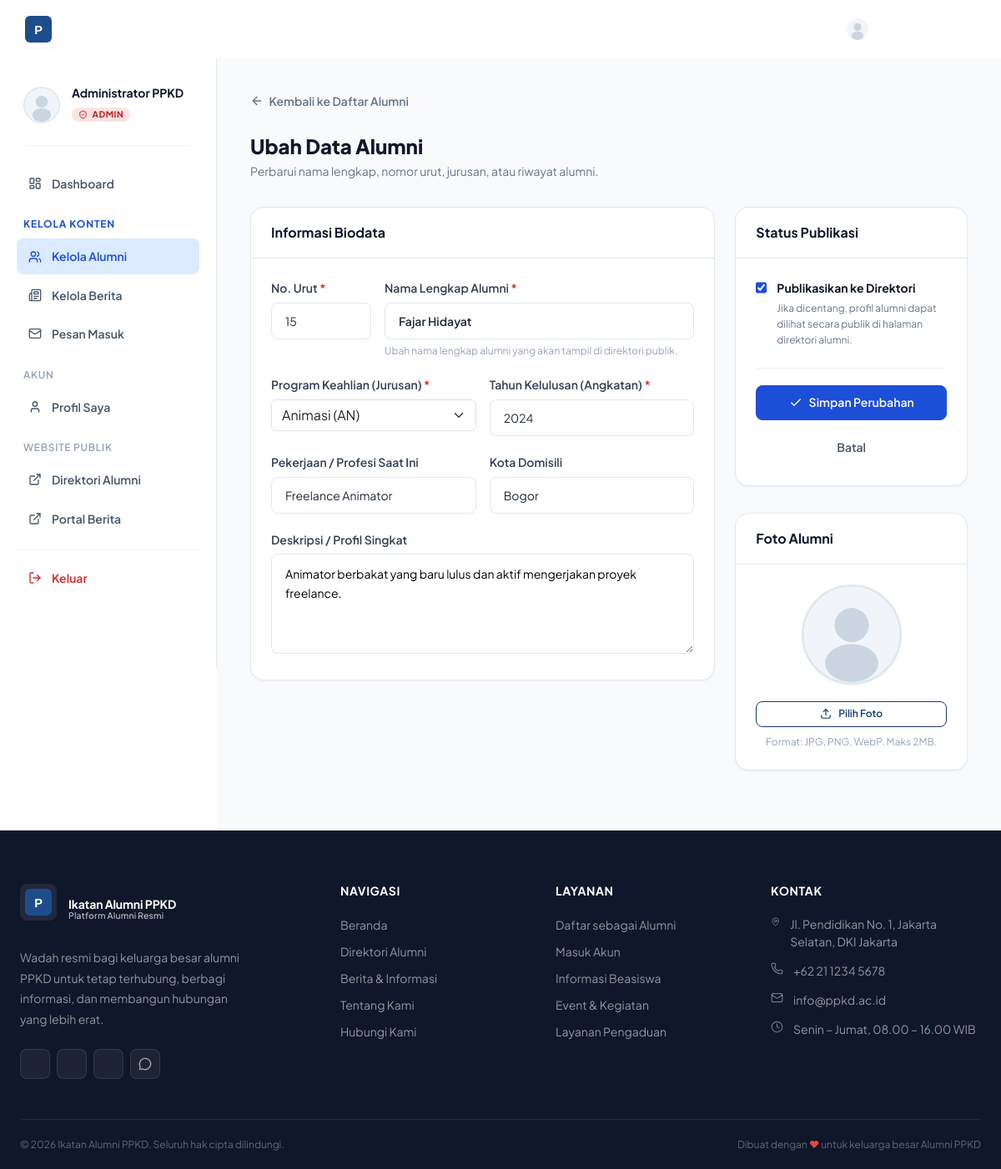
The page /dashboard/alumni-edit.php?id=15 (signed in) on the database its author committed.
### tables this page shows
CREATE TABLE `alumni` (
  `id`            INT UNSIGNED    NOT NULL AUTO_INCREMENT,
  `user_id`       INT UNSIGNED    DEFAULT NULL,
  `nomor_urut`    INT UNSIGNED    NOT NULL,
  `nama_lengkap`  VARCHAR(200)    NOT NULL,
  `jurusan_id`    INT UNSIGNED    NOT NULL,
  `tahun_lulus`   YEAR(4)         NOT NULL,
  `foto`          VARCHAR(255)    DEFAULT NULL,
  `deskripsi`     TEXT            DEFAULT NULL,
  `kota`          VARCHAR(100)    DEFAULT NULL,
  `pekerjaan`     VARCHAR(200)    DEFAULT NULL,
  `is_published`  TINYINT(1)      NOT NULL DEFAULT 1,
  `created_at`    DATETIME        NOT NULL DEFAULT CURRENT_TIMESTAMP,
  `updated_at`    DATETIME        NOT NULL DEFAULT CURRENT_TIMESTAMP ON UPDATE CURRENT_TIMESTAMP,
  PRIMARY KEY (`id`),
  UNIQUE KEY `uq_nomor_urut` (`nomor_urut`),
  KEY `idx_jurusan` (`jurusan_id`),
  KEY `idx_tahun` (`tahun_lulus`),
  KEY `idx_nama` (`nama_lengkap`),
  CONSTRAINT `fk_alumni_jurusan` FOREIGN KEY (`jurusan_id`) REFERENCES `jurusan` (`id`)
);

CREATE TABLE `jurusan` (
  `id`            INT UNSIGNED    NOT NULL AUTO_INCREMENT,
  `nama_jurusan`  VARCHAR(150)    NOT NULL,
  `kode`          VARCHAR(20)     NOT NULL,
  `created_at`    DATETIME        NOT NULL DEFAULT CURRENT_TIMESTAMP,
  PRIMARY KEY (`id`),
  UNIQUE KEY `uq_kode` (`kode`)
);

### includes/functions.php (called while the page is built, shortened)
<?php
function e(string $str): string {
    return htmlspecialchars($str, ENT_QUOTES | ENT_HTML5, 'UTF-8');
}
function alumniPhoto(string $foto = null, string $nama = ''): string {
    return SITE_URL . '/assets/img/avatar-placeholder.svg';
}
function getAllJurusan(): array {
    $db = getDB();
    return $db->query('SELECT * FROM jurusan ORDER BY nama_jurusan')->fetchAll();
}

### dashboard/alumni-edit.php (the view, shortened to what this page needs)
<?php
require_once __DIR__ . '/../includes/functions.php';
$db    = getDB();
$id    = (int) ($_GET['id'] ?? 0);
$isEdit= ($id > 0);
if ($isEdit) {
    $stmt = $db->prepare('SELECT * FROM alumni WHERE id = ?');
    $stmt->execute([$id]);
    $alumni = $stmt->fetch();
}
$allJurusan = getAllJurusan();
require_once __DIR__ . '/../includes/header.php';
?>
<div style="padding-top:70px;">
<div class="dashboard-layout">
  <?php $activePage = 'alumni'; require __DIR__ . '/sidebar.php'; ?>
  <div class="dashboard-main">
    <div style="margin-bottom:1.5rem;">
      <a href="alumni.php" style="display:inline-flex;align-items:center;gap:0.4rem;font-size:var(--text-sm);font-weight:600;color:var(--gray-500);text-decoration:none;">
        <i data-lucide="arrow-left" style="width:16px;height:16px"></i> Kembali ke Daftar Alumni
      </a>
    </div>
    <div style="margin-bottom:2rem;">
      <h1 style="font-size:var(--text-2xl);font-weight:800;color:var(--gray-900);margin:0 0 0.25rem;">
        <?= $isEdit ? 'Ubah Data Alumni' : 'Tambah Alumni Baru' ?>
      </h1>
      <p style="color:var(--gray-500);font-size:var(--text-sm);margin:0;">
        <?= $isEdit ? 'Perbarui nama lengkap, nomor urut, jurusan, atau riwayat alumni.' : 'Masukkan informasi alumni baru untuk didaftarkan ke sistem.' ?>
      </p>
    </div>
    <form method="POST" action="alumni-edit.php<?= $isEdit ? '?id='.$id : '' ?>" enctype="multipart/form-data" id="alumniForm">
      <div style="display:grid;grid-template-columns:2fr 1fr;gap:1.5rem;align-items:start;">
        <div>
          <div class="admin-card">
            <div class="admin-card-header">
              <h2 style="font-size:var(--text-base);font-weight:700;margin:0;color:var(--gray-900);">Informasi Biodata</h2>
            </div>
            <div class="admin-card-body">
              <div style="display:grid;grid-template-columns:120px 1fr;gap:1rem;margin-bottom:1.25rem;">
                <div class="form-group" style="margin:0;">
                  <label class="form-label" for="nomorUrut">No. Urut <span style="color:var(--danger)">*</span></label>
                  <input type="number" id="nomorUrut" name="nomor_urut" class="form-input"
                         value="<?= e($alumni['nomor_urut']) ?>" min="1" required>
                </div>
                <div class="form-group" style="margin:0;">
                  <label class="form-label" for="namaLengkap">Nama Lengkap Alumni <span style="color:var(--danger)">*</span></label>
                  <input type="text" id="namaLengkap" name="nama_lengkap" class="form-input"
                         placeholder="Contoh: Ahmad Fauzi Ramadhan"
                         value="<?= e($alumni['nama_lengkap']) ?>" required style="font-weight:600;">
                  <p style="font-size:var(--text-xs);color:var(--gray-400);margin:0.25rem 0 0;">Ubah nama lengkap alumni yang akan tampil di direktori publik.</p>
                </div>
              </div>
              <div style="display:grid;grid-template-columns:1fr 1fr;gap:1rem;margin-bottom:1.25rem;">
                <div class="form-group" style="margin:0;">
                  <label class="form-label" for="jurusanId">Program Keahlian (Jurusan) <span style="color:var(--danger)">*</span></label>
                  <select id="jurusanId" name="jurusan_id" class="form-select" required>
                    <?php foreach ($allJurusan as $j): ?>
                    <option value="<?= $j['id'] ?>" <?= (int)$alumni['jurusan_id'] === (int)$j['id'] ? 'selected' : '' ?>>
                      <?= e($j['nama_jurusan']) ?> (<?= e($j['kode']) ?>)
                    </option>
                    <?php endforeach; ?>
                  </select>
                </div>
                <div class="form-group" style="margin:0;">
                  <label class="form-label" for="tahunLulus">Tahun Kelulusan (Angkatan) <span style="color:var(--danger)">*</span></label>
                  <input type="number" id="tahunLulus" name="tahun_lulus" class="form-input"
                         min="1990" max="<?= (int)date('Y')+2 ?>"
                         value="<?= e($alumni['tahun_lulus']) ?>" required>
                </div>
              </div>
              <div style="display:grid;grid-template-columns:1fr 1fr;gap:1rem;margin-bottom:1.25rem;">
                <div class="form-group" style="margin:0;">
                  <label class="form-label" for="pekerjaan">Pekerjaan / Profesi Saat Ini</label>
                  <input type="text" id="pekerjaan" name="pekerjaan" class="form-input"
                         placeholder="Contoh: Network Engineer / Freelancer"
                         value="<?= e($alumni['pekerjaan'] ?? '') ?>">
                </div>
                <div class="form-group" style="margin:0;">
                  <label class="form-label" for="kota">Kota Domisili</label>
                  <input type="text" id="kota" name="kota" class="form-input"
                         placeholder="Contoh: Jakarta"
                         value="<?= e($alumni['kota'] ?? '') ?>">
                </div>
              </div>
              <div class="form-group" style="margin:0;">
                <label class="form-label" for="deskripsi">Deskripsi / Profil Singkat</label>
                <textarea id="deskripsi" name="deskripsi"
                          style="width:100%;min-height:120px;border:1.5px solid var(--gray-200);border-radius:var(--radius);font-family:var(--font-sans);font-size:var(--text-sm);padding:0.75rem 1rem;resize:vertical;"
                          placeholder="Ceritakan pengalaman, keahlian, atau portofolio alumni…"><?= e($alumni['deskripsi'] ?? '') ?></textarea>
              </div>
            </div>
          </div>
        </div>
        <div>
          <div class="admin-card">
            <div class="admin-card-header">
              <h2 style="font-size:var(--text-base);font-weight:700;margin:0;color:var(--gray-900);">Status Publikasi</h2>
            </div>
            <div class="admin-card-body">
              <label style="display:flex;align-items:flex-start;gap:0.75rem;cursor:pointer;">
                <input type="checkbox" name="is_published" value="1" <?= $alumni['is_published'] ? 'checked' : '' ?>
                       style="width:18px;height:18px;accent-color:var(--accent);margin-top:2px;">
                <div>
                  <div style="font-weight:700;color:var(--gray-900);font-size:var(--text-sm);">Publikasikan ke Direktori</div>
                  <div style="font-size:var(--text-xs);color:var(--gray-500);margin-top:0.2rem;">
                    Jika dicentang, profil alumni dapat dilihat secara publik di halaman direktori alumni.
                  </div>
                </div>
              </label>
              <div style="margin-top:1.5rem;padding-top:1.25rem;border-top:1px solid var(--gray-150);display:flex;flex-direction:column;gap:0.75rem;">
                <button type="submit" class="btn btn-primary" style="width:100%;justify-content:center;" id="btnSimpanAlumni">
                  <i data-lucide="check" style="width:16px;height:16px"></i>
                  <?= $isEdit ? 'Simpan Perubahan' : 'Simpan Alumni Baru' ?>
                </button>
                <a href="alumni.php" class="btn btn-ghost" style="width:100%;justify-content:center;">
                  Batal
                </a>
              </div>
            </div>
          </div>
          <div class="admin-card">
            <div class="admin-card-header">
              <h2 style="font-size:var(--text-base);font-weight:700;margin:0;color:var(--gray-900);">Foto Alumni</h2>
            </div>
            <div class="admin-card-body" style="text-align:center;">
              <div style="margin-bottom:1.25rem;">
                <img id="photoPreview"
                     src="<?= alumniPhoto($alumni['foto'], $alumni['nama_lengkap']) ?>"
                     alt="Foto Alumni"
                     style="width:120px;height:120px;border-radius:50%;object-fit:cover;border:3px solid var(--gray-200);margin:0 auto;box-shadow:var(--shadow-sm);">
              </div>
              <div>
                <label for="fotoInput" class="btn btn-outline btn-sm" style="cursor:pointer;width:100%;justify-content:center;">
                  <i data-lucide="upload" style="width:14px;height:14px"></i>
                  <?= !empty($alumni['foto']) ? 'Ganti Foto' : 'Pilih Foto' ?>
                </label>
                <p style="font-size:var(--text-xs);color:var(--gray-400);margin:0.5rem 0 0;">
                  Format: JPG, PNG, WebP. Maks 2MB.
                </p>
              </div>
            </div>
          </div>
        </div>
      </div>
    </form>
  </div>
</div>
</div>
<?php require_once __DIR__ . '/../includes/footer.php'; ?>

### assets/css/main.css (style rules this page uses)
:root { --navy-900: #070f1f; --navy-800: #0d1f3c; --navy-700: #102a52; --navy-600: #163a6e; --navy-500: #1e4d8c; --navy-400: #2563b0; --accent: #1d4ed8; --accent-h: #1e40af; --accent-l: #3b82f6; --accent-xs: #dbeafe; --white: #ffffff; --gray-50: #f8fafc; --gray-100: #f1f5f9; --gray-150: #edf1f7; --gray-200: #e2e8f0; --gray-300: #cbd5e1; --gray-400: #94a3b8; --gray-500: #64748b; --gray-600: #475569; --gray-700: #334155; --gray-800: #1e293b; --gray-900: #0f172a; --success: #059669; --warning: #d97706; --danger: #dc2626; --font-sans: 'Plus Jakarta Sans', -apple-system, BlinkMacSystemFont, 'Segoe UI', sans-serif; --font-mono: 'Courier New', monospace; --text-xs: 0.75rem; --text-sm: 0.875rem; --text-base: 1rem; --text-lg: 1.125rem; --text-xl: 1.25rem; --text-2xl: 1.5rem; --text-3xl: 1.875rem; --text-4xl: 2.25rem; --text-5xl: 3rem; --text-6xl: 3.75rem; --section-py: 5rem; --container-max: 1200px; --radius-sm: 0.375rem; --radius: 0.5rem; --radius-md: 0.75rem; --radius-lg: 1rem; --radius-xl: 1.5rem; --shadow-sm: 0 1px 2px 0 rgb(0 0 0 / 0.05); --shadow: 0 1px 3px 0 rgb(0 0 0 / 0.1), 0 1px 2px -1px rgb(0 0 0 / 0.1); --shadow-md: 0 4px 6px -1px rgb(0 0 0 / 0.1), 0 2px 4px -2px rgb(0 0 0 / 0.1); --shadow-lg: 0 10px 15px -3px rgb(0 0 0 / 0.1), 0 4px 6px -4px rgb(0 0 0 / 0.1); --shadow-xl: 0 20px 25px -5px rgb(0 0 0 / 0.1), 0 8px 10px -6px rgb(0 0 0 / 0.1); --transition: 200ms ease; --transition-md: 300ms ease; }
*, *::before, *::after { box-sizing: border-box; }
html { scroll-behavior: smooth; -webkit-text-size-adjust: 100%; }
body { font-family: var(--font-sans); font-size: var(--text-base); line-height: 1.6; color: var(--gray-800); background-color: var(--white); margin: 0; padding: 0; -webkit-font-smoothing: antialiased; -moz-osx-font-smoothing: grayscale; }
img { max-width: 100%; height: auto; display: block; }
a { color: inherit; text-decoration: none; }
button { cursor: pointer; font-family: inherit; }
h1, h2, h3, h4, h5, h6 { line-height: 1.25; font-weight: 700; color: var(--gray-900); margin-top: 0; }
.btn { display: inline-flex; align-items: center; gap: 0.5rem; padding: 0.625rem 1.375rem; border-radius: var(--radius); font-family: var(--font-sans); font-size: var(--text-sm); font-weight: 600; line-height: 1.4; border: 1.5px solid transparent; cursor: pointer; transition: all var(--transition); white-space: nowrap; text-decoration: none; }
.btn-primary { background: var(--accent); color: var(--white); border-color: var(--accent); }
.btn-outline { background: transparent; color: var(--navy-600); border-color: var(--navy-600); }
.btn-ghost { background: transparent; color: var(--gray-600); border-color: transparent; }
.btn-sm { padding: 0.4rem 0.875rem; font-size: var(--text-xs); }
.form-label { display: block; font-size: var(--text-sm); font-weight: 600; color: var(--gray-700); margin-bottom: 0.4rem; }
.form-input { width: 100%; height: 44px; border: 1.5px solid var(--gray-200); border-radius: var(--radius); font-family: var(--font-sans); font-size: var(--text-sm); color: var(--gray-800); padding: 0 1rem; transition: border-color var(--transition); background: var(--white); }
.form-input::placeholder { color: var(--gray-400); }
.form-group { margin-bottom: 1.25rem; }
.dashboard-layout { display: grid; grid-template-columns: 260px 1fr; min-height: calc(100vh - 70px); }
.dashboard-main { background: var(--gray-50); padding: 2.5rem; }
.admin-card { background: var(--white); border: 1px solid var(--gray-200); border-radius: var(--radius-lg); box-shadow: var(--shadow-sm); overflow: hidden; margin-bottom: 2rem; }
.admin-card-header { padding: 1.25rem 1.5rem; border-bottom: 1px solid var(--gray-200); display: flex; align-items: center; justify-content: space-between; gap: 1rem; flex-wrap: wrap; }
.admin-card-body { padding: 1.5rem; }

### rows shown on the page
alumni: nomor_urut "15", nama_lengkap "Fajar Hidayat", jurusan_id "Animasi (AN)", tahun_lulus "2024", pekerjaan "Freelance Animator", kota "Bogor", deskripsi "Animator berbakat yang baru lulus dan aktif mengerjakan proyek freelance.", is_published "☑"

### other values the page prints
$user['nama'] "Administrator PPKD"
SITE_NAME "Ikatan Alumni PPKD"
SITE_ADDRESS "Jl. Pendidikan No. 1, Jakarta Selatan, DKI Jakarta"
SITE_PHONE "+62 21 1234 5678"
SITE_EMAIL "info@ppkd.ac.id"
